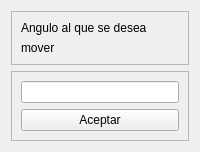
               <widget class="QWidget" name="angulo_manual_page">
                <layout class="QVBoxLayout" name="verticalLayout_26">
                 <item>
                  <widget class="QFrame" name="frame_20">
                   <property name="frameShape">
                    <enum>QFrame::StyledPanel</enum>
                   </property>
                   <property name="frameShadow">
                    <enum>QFrame::Raised</enum>
                   </property>
                   <layout class="QVBoxLayout" name="verticalLayout_27">
                    <item>
                     <widget class="QLabel" name="label_18">
                      <property name="text">
                       <string>Angulo al que se desea </string>
                      </property>
                     </widget>
                    </item>
                    <item>
                     <widget class="QLabel" name="label_19">
                      <property name="text">
                       <string>mover</string>
                      </property>
                     </widget>
                    </item>
                   </layout>
                  </widget>
                 </item>
                 <item>
                  <widget class="QFrame" name="frame_21">
                   <property name="frameShape">
                    <enum>QFrame::StyledPanel</enum>
                   </property>
                   <property name="frameShadow">
                    <enum>QFrame::Raised</enum>
                   </property>
                   <layout class="QVBoxLayout" name="verticalLayout_28">
                    <item>
                     <widget class="QLineEdit" name="anugulo_manualvalor"/>
                    </item>
                    <item>
                     <widget class="QPushButton" name="bt_angulomanual">
                      <property name="text">
                       <string>Aceptar</string>
                      </property>
                     </widget>
                    </item>
                   </layout>
                  </widget>
                 </item>
                </layout>
               </widget>
